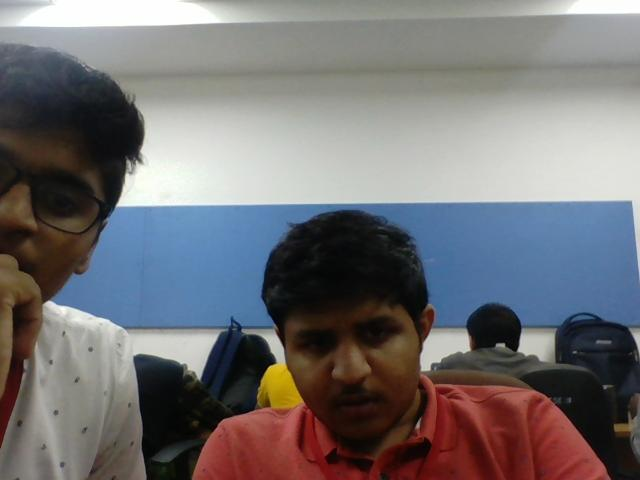
#> input picture mavenproject3/test.jpg, 640 x 480 px, found by its file name
$ python Edges-checkpoint.py
#> lines starting #> are read from the running program, lines starting #| are printed output that depends on the picture; pictures that were not available may be replaced by others from this repository, and a replacement may not be noted
import cv2
import numpy as np
from matplotlib import pyplot as plt

img = cv2.imread('C:\\Users\\ASUS\\Documents\\NetBeansProjects\\mavenproject3\\test.jpg',0)
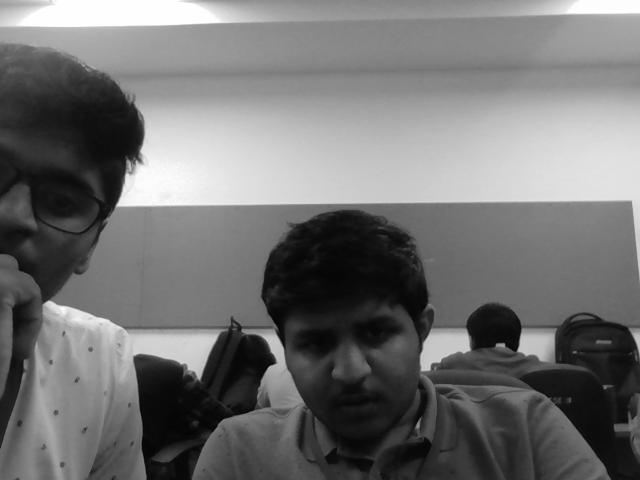
#> img: shape (480, 640); min 0, max 255, mean 113.6
img2 = img.copy()
template = cv2.imread('C:\\MyRC.jpg',0)
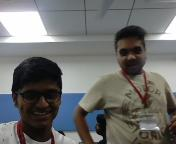
#> input picture mavenproject3/hello-world.jpg, 176 x 144 px, given in place of MyRC.jpg, which was not available
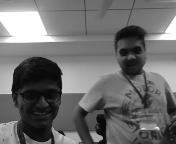
#> template: shape (144, 176); min 0, max 255, mean 109.6
w, h = template.shape[::-1]
#> w = 176; h = 144

# All the 6 methods for comparison in a list
methods = ['cv2.TM_CCOEFF_NORMED', 'cv2.TM_CCORR',]

for meth in methods:
    img = img2.copy()
    method = eval(meth)

    # Apply template Matching
    res = cv2.matchTemplate(img,template,method)
    min_val, max_val, min_loc, max_loc = cv2.minMaxLoc(res)

    # If the method is TM_SQDIFF or TM_SQDIFF_NORMED, take minimum
    if method in [cv2.TM_SQDIFF, cv2.TM_SQDIFF_NORMED]:
        top_left = min_loc
    else:
        top_left = max_loc
    bottom_right = (top_left[0] + w, top_left[1] + h)

    cv2.rectangle(img,top_left, bottom_right, 255, 10)
    f=open("hey.txt","w")
    f.write(str(top_left[0]))
    f.write(" ")
    f.write(str(top_left[1]))
    f.write(" ")
    f.write(str(bottom_right[0]))
    f.write(" ")
    f.write(str(bottom_right[1]))
#> this loop made 2 passes
#> (min_val, max_val, min_loc, top_left, bottom_right) on passes 1 to 2: (-0.509, 0.475, (32, 226), (123, 313), (299, 457)), (107523008, 532377280, (249, 250), (143, 99), (319, 243))
#> pass 1, `res = cv2.matchTemplate(img,template,method)`:
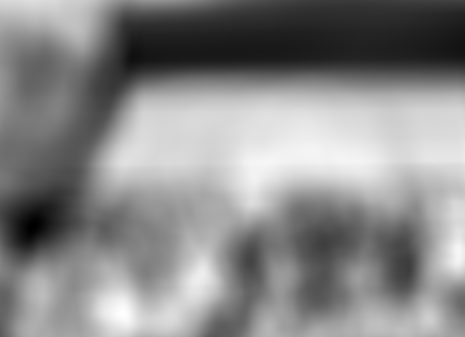
#> res: shape (337, 465) float32; min -0.509, max 0.475, mean 0.0205; drawn with min black and max white
#> pass 2, `res = cv2.matchTemplate(img,template,method)`:
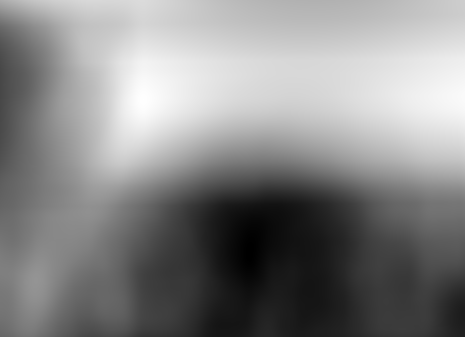
#> res: shape (337, 465) float32; min 107523008, max 532377280, mean 332385024; drawn with min black and max white
